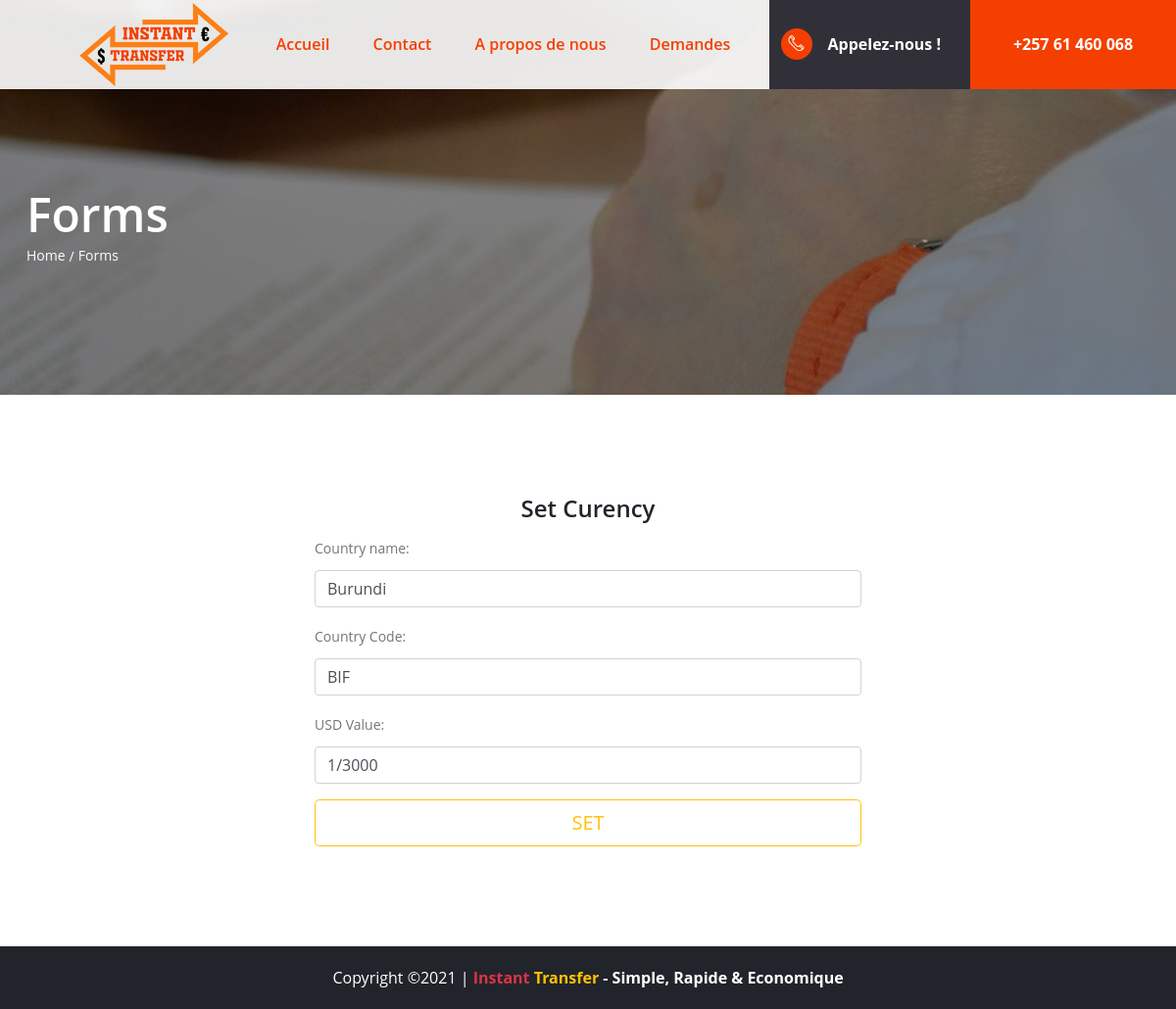
Before: /cv-admin/update/1/ (signed in) with the older database file.
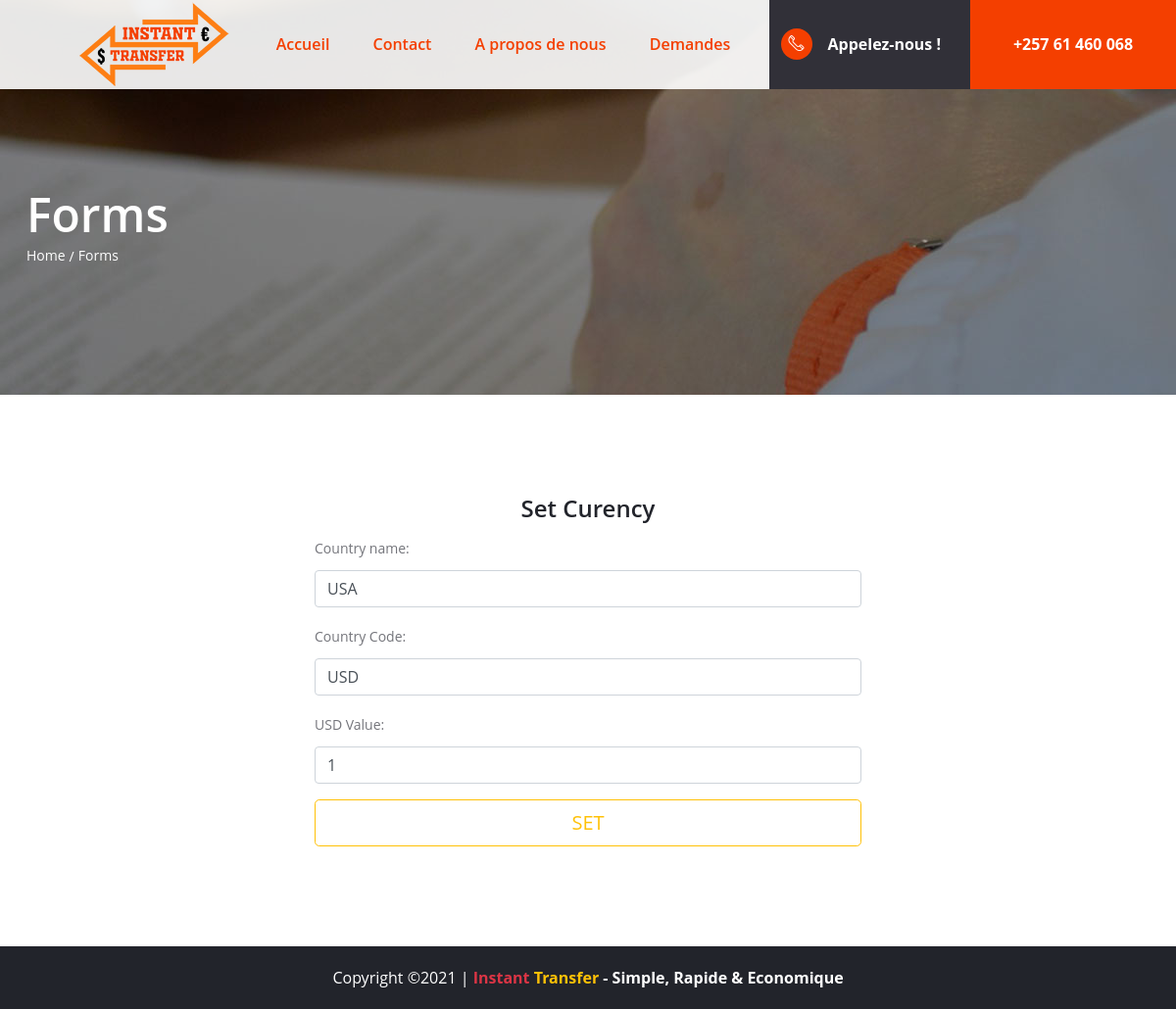
After: the same page with the newer database file.
### currencyConverter/models.py (models this page shows, shortened)
class Country(models.Model):
	name = models.CharField(max_length=20)
	currency = models.CharField(max_length=20)
	usd_value = models.CharField(max_length=20)

### currencyConverter/views.py (the view)
# urls.py: path('cv-admin/update/<country_id>/', views.update, name='update'),
@login_required(login_url='/login/')
def update(request, country_id):
	country = Country.objects.get(id=country_id)
	form = CountryForm(request.POST,  instance=country)
	if(request.method == 'POST'):
		if(form.is_valid()):
			form.save()
			return redirect('admin')
	form = CountryForm(instance=country)
	return render(request, "forms.html", locals())

### currencyConverter/forms.py
class CountryForm(forms.ModelForm):
	name = forms.CharField( widget=forms.TextInput(
		attrs={'placeholder':'Country name','class':'form-control'}),
		label='Country name'
		)
	currency = forms.CharField( widget=forms.TextInput(
		attrs={'placeholder':'Currency','class':'form-control'}),
		label='Country Code'
		)
	usd_value = forms.CharField(widget=forms.TextInput(
			attrs={'placeholder':'Country currency usd value','class':'form-control'}),
		label='USD Value'
		)
	class Meta:
		model = Country
		fields = '__all__'

### currencyConverter/templates/forms.html (shortened to what this page needs)
{% extends 'index.html' %}
{% load static %}
{% block banner %}
    <section class="page-top-section set-bg" data-setbg=" {% static 'img/page-top-bg/1.jpg' %} ">
        <div class="container">
            <h2>Forms</h2>
            <nav class="site-breadcrumb">
                <a class="sb-item" href="#">Home</a>
                <span class="sb-item active">Forms</span>
            </nav>
        </div>
    </section>
{% endblock %}
{% block content %}
{% if form %}
    <section class="form-section spad">
        <div class="container">
            <div class="row">
                <div class="col-lg-6 col-sm-12 offset-lg-3">
                    <div class="full">
                      <h4 class="card-title text-center">Set Curency</h4>
                        <form method="post" enctype="multipart/form-data" action="." class="form-signin">
                            <fieldset>
                               {{ form.as_p }}
                                <button class="btn btn-lg btn-outline-warning theme_color btn-block text-uppercase" type="submit">Set</button>
                            </fieldset>
                        </form>
                    </div>
                </div>
            </div>
        </div>
    </section>
{% endif %}
{% endblock %}

Changed rows visible on the page:
changed Country: name "Burundi" → "USA"; currency "BIF" → "USD"; usd_value "1/3000" → "1"
